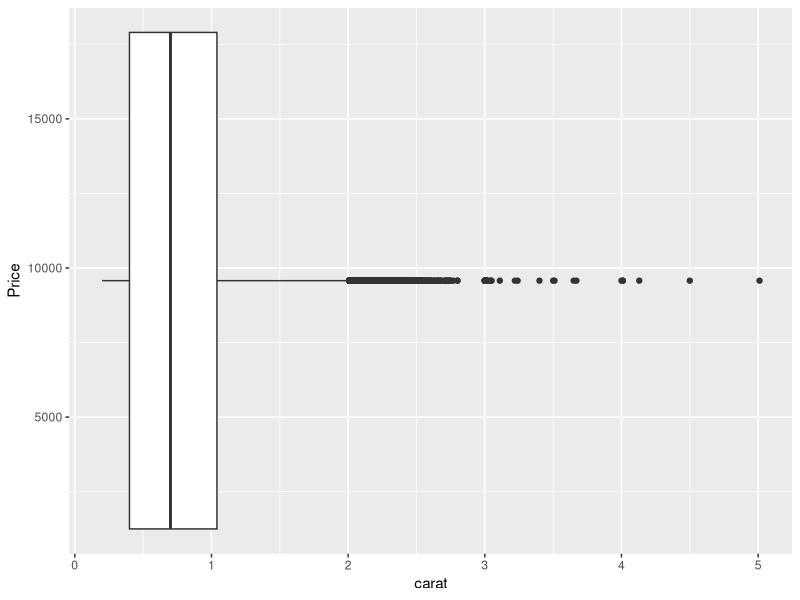

Source code (R):
## ---- chunk 1
knitr::opts_chunk$set(echo = TRUE)
library(tidyverse)
## ---- chunk 2
# How can you change below code to divide `price` into 10 groups?
ggplot(diamonds, aes(x = price, y = carat)) +
  geom_boxplot() +
  coord_flip() +
  xlab("Price")
